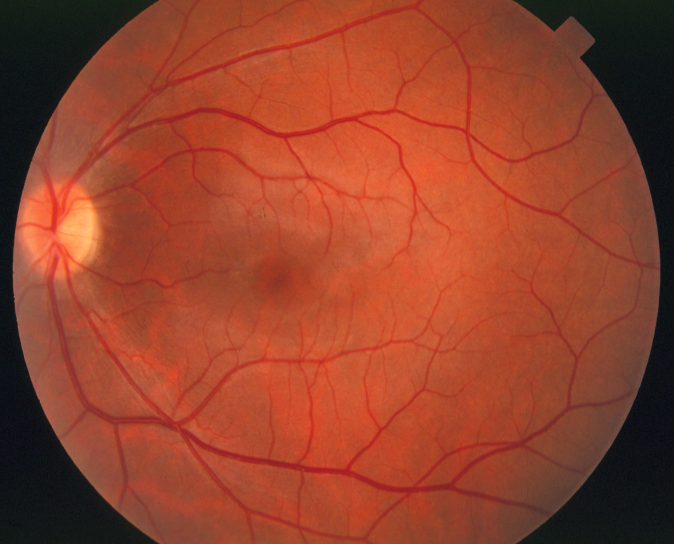
%> input picture im/retina.tif, 674 x 544 px
$ octave vessel_enhancement2d_test.m   (GNU Octave 9; MATLAB toolbox functions it lacks are replaced by stand-ins)
%> lines starting %> are read from the running program, lines starting %| are printed output that depends on the picture; in (x1, y1, x2, y2) boxes, pixels count from 0 and x2, y2 are one past the last pixel; in counts of white or black regions, pixels touching at a corner belong together; the program's own positions count from 1
### lib/vessel_enhancement2d.m
function [imres,immax,imsum] = vessel_enhancement2d(im,sl,no,sigma)
%%  vessel_enhancement2d - vessel enhancement filtering
%
%   REFERENCE:
%       F. Zana, J. C. Klein,
%       Segmentation of vessel-like patterns using mathematical morphology
%       and curvature evaluation, IEEE Transactions on Image Processing,
%       10, 7, 1010-1019, 2001
%
%   INPUT:
%       im      - 2D gray image
%       sl      - line size
%       no      - number of orientations
%       sigma   - Gaussian kernel sigma
%
%   OUTPUT:
%       imres   - segmentation
%       immax   - alternating filter
%       imsum   - max of top-hats
%
%   AUTHOR:
%       Boguslaw Obara
%

%% double to gray
im = im2uint8(im);
im = double(im);

%% opening by reconstruction
o = 0:180/no:180-180/no;

immax = zeros(size(im));
for i=1:length(o)
   se = strel('line',sl,o(i));
   imo = imopen(im,se);
   immax = max(immax,imo);
end
imop = imreconstruct(im,immax);

%% sum
imsum = zeros(size(im));
for i=1:length(o)
   se = strel('line',sl,o(i));
   imo = imopen(im,se);
   imsum = imsum + (imop - imo);
end

%% laplacian
h = fspecial('log',3*[sigma sigma],sigma);
imlap = imfilter(imsum,h,'same');
imlap = -imlap; % fix: vessels -> positive & edges -> negative

%% alternating filter 1
immax = -inf*ones(size(im));
for i=1:length(o)
   se = strel('line',sl,o(i));
   imo = imopen(imlap,se);
   immax = max(immax,imo);
end
im1 = imreconstruct(imlap,immax);

%% alternating filter 2
immin = inf*ones(size(im));
for i=1:length(o)
   se = strel('line',sl,o(i));
   imc = imclose(im1,se);
   immin = min(immin,imc);
end
im2 = imreconstruct(im1,immin);

%% alternating filter res
sl = 2*sl; % scaling factor e
immax = -inf*ones(size(im));
for i=1:length(o)
   se = strel('line',sl,o(i));
   imo = imopen(im2,se);
   immax = max(immax,imo);
end
imres = immax>=1;

end

### vessel_enhancement2d_test.m
%% clear
clc; clear all; close all;

%% path
addpath('./lib')

%% load image
im = imread('./im/retina.tif');
%> im is the input picture: size 544x674x3 uint8; mean R, G, B 148, 66.2, 44
im = rgb2gray(im);
%> im: size 544x674 uint8

%% normalize
im = double(im); im = (im - min(im(:))) / (max(im(:)) - min(im(:)));
%> after `im = (im - min(im(:))) / (max(im(:)) - min(im(:)))`:
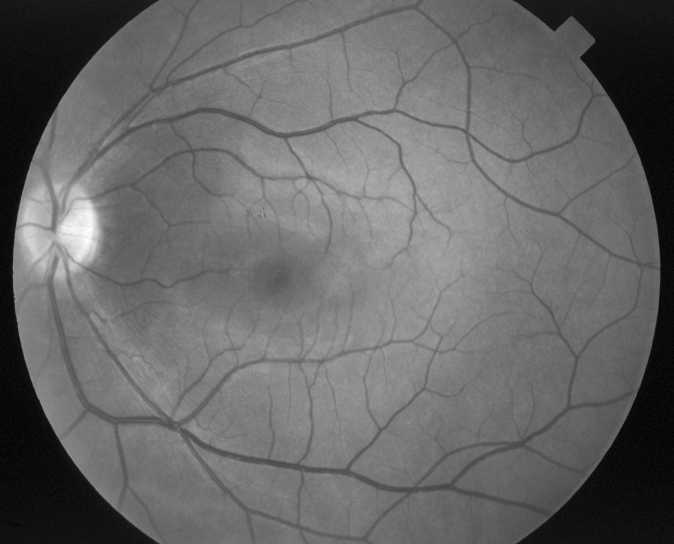
%> im: size 544x674 double; min 0, max 1, mean 0.406
im = imcomplement(im);
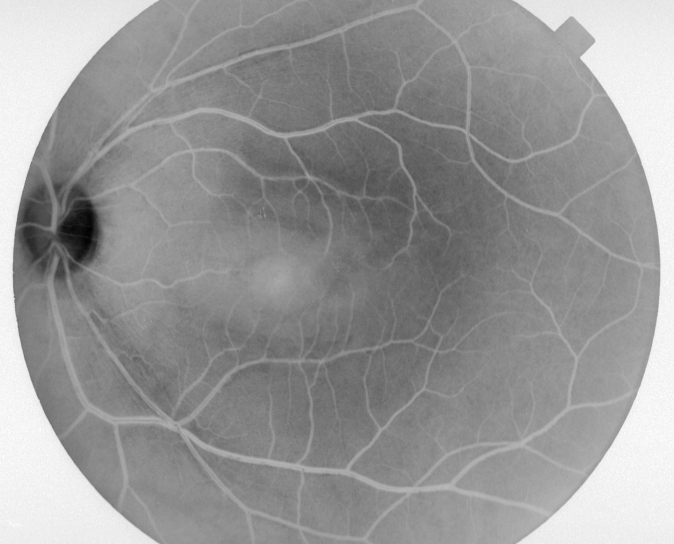
%> im: size 544x674 double; min 0, max 1, mean 0.594

%% opening by reconstruction
sl = 10; % line size = diameter of the biggest vessels
no = 12; % number of orientation
sigma = 3; % LoG sigma

[imres,immax,imsum] = vessel_enhancement2d(im,sl,no,sigma);
%> after the loop in vessel_enhancement2d, `for i=1:length(o)`:
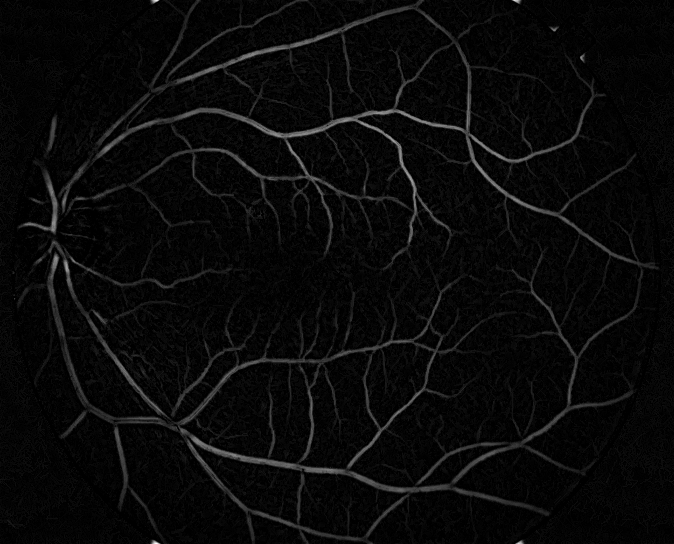
%> imsum: size 544x674 double; min 0, max 664, mean 24.9; drawn with min black and max white
%> in vessel_enhancement2d, `imlap = imfilter(imsum,h,'same');`:
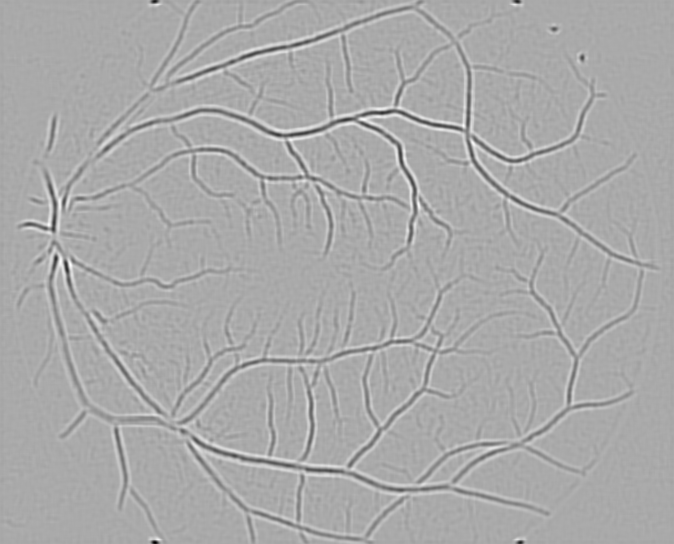
%> imlap: size 544x674 double; min -17.75, max 8.91, mean -0.00635; drawn with min black and max white
%> after the loop in vessel_enhancement2d, `for i=1:length(o)`:
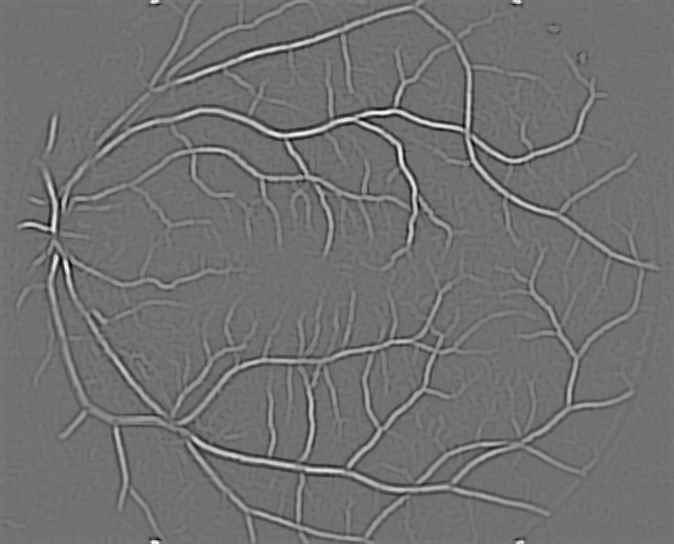
%> immax: size 544x674 double; min -8.91, max 10.96, mean -0.0648; drawn with min black and max white
%> after the loop in vessel_enhancement2d, `for i=1:length(o)`:
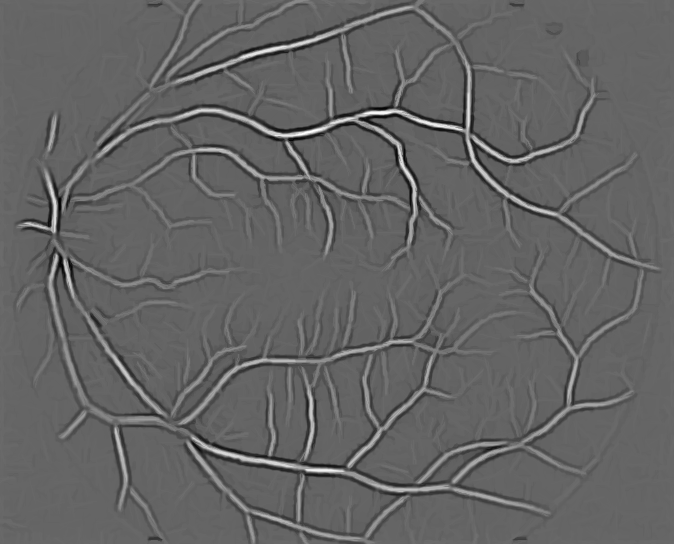
%> immax: size 544x674 double; min -5.84, max 8.73, mean -0.122; drawn with min black and max white
%> in vessel_enhancement2d, `imres = immax>=1;`:
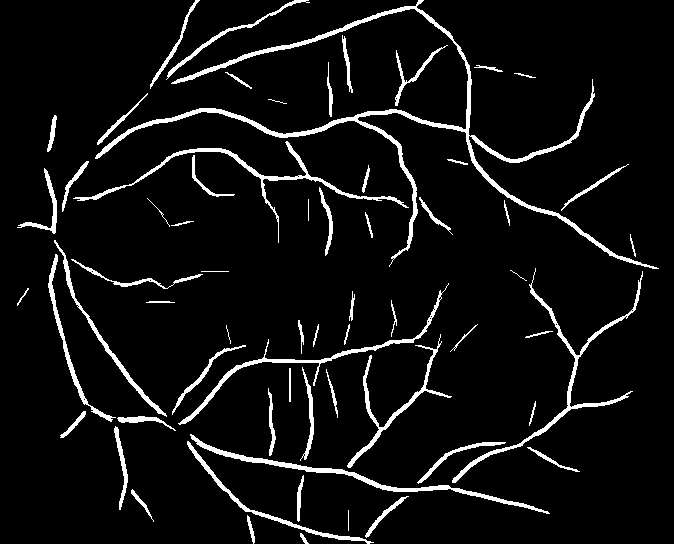
%> imres: size 544x674 logical; 6.3% white; 64 white regions (3 under 20 px), largest, box (x1, y1, x2, y2) and area: (95, 0, 659, 269) 5762, (452, 268, 643, 483) 1661, (190, 434, 550, 514) 1625

%% plot
figure; imagesc(im); colormap gray;
set(gca,'ytick',[]); set(gca,'xtick',[]); axis image; axis tight;

figure; imagesc(imsum); colormap gray;
set(gca,'ytick',[]); set(gca,'xtick',[]); axis image; axis tight;

figure; imagesc(immax); colormap gray;
set(gca,'ytick',[]); set(gca,'xtick',[]); axis image; axis tight;

figure; imagesc(imres); colormap gray;
set(gca,'ytick',[]); set(gca,'xtick',[]); axis image; axis tight;
